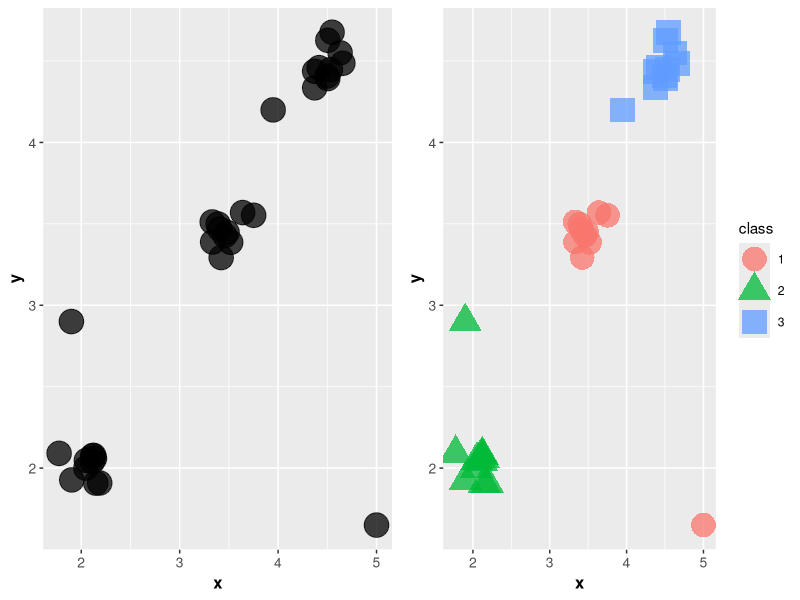

Here is the R script that generated this plot:
# Carregar pacotes necessários
library(data.table) # data handling
library(ggplot2) # visualisations
library(gridExtra) # visualisations
library(grid) # visualisations
library(cluster) # PAM - K-medoids

set.seed(54321)
# Aqui tres distribuição gaussianas e 3 outliers foram adicionados para evidenciar o agrupamento
data_example <- data.table(x = c(rnorm(10, 3.5, 0.1), rnorm(10, 2, 0.1),
                                 rnorm(10, 4.5, 0.1), c(5, 1.9, 3.95)),
                           y = c(rnorm(10, 3.5, 0.1), rnorm(10, 2, 0.1),
                                 rnorm(10, 4.5, 0.1), c(1.65, 2.9, 4.2)))

gg1 <- ggplot(data_example, aes(x, y)) +
  geom_point(alpha = 0.75, size = 8) +
  theme(plot.title = element_text(size = 16, face = "bold", hjust = 0.5),
        axis.title = element_text(size = 12, face = "bold"),
        axis.text = element_text(size = 10))

kmed_res <- pam(data_example, 3)$clustering

data_example[, class := as.factor(kmed_res)]

gg2 <- ggplot(data_example, aes(x, y, color = class, shape = class)) +
  geom_point(alpha = 0.75, size = 8) +
  theme(plot.title = element_text(size = 16, face = "bold", hjust = 0.5),
        axis.title = element_text(size = 12, face = "bold"),
        axis.text = element_text(size = 10))

# Definir a função define_region antes de usá-la
define_region <- function(row, col){
  viewport(layout.pos.row = row, layout.pos.col = col)
}

grid.newpage()
# Create layout : nrow = 2, ncol = 2
pushViewport(viewport(layout = grid.layout(1, 2)))
# Arrange the plots
print(gg1, vp = define_region(1, 1))
print(gg2, vp = define_region(1, 2))
